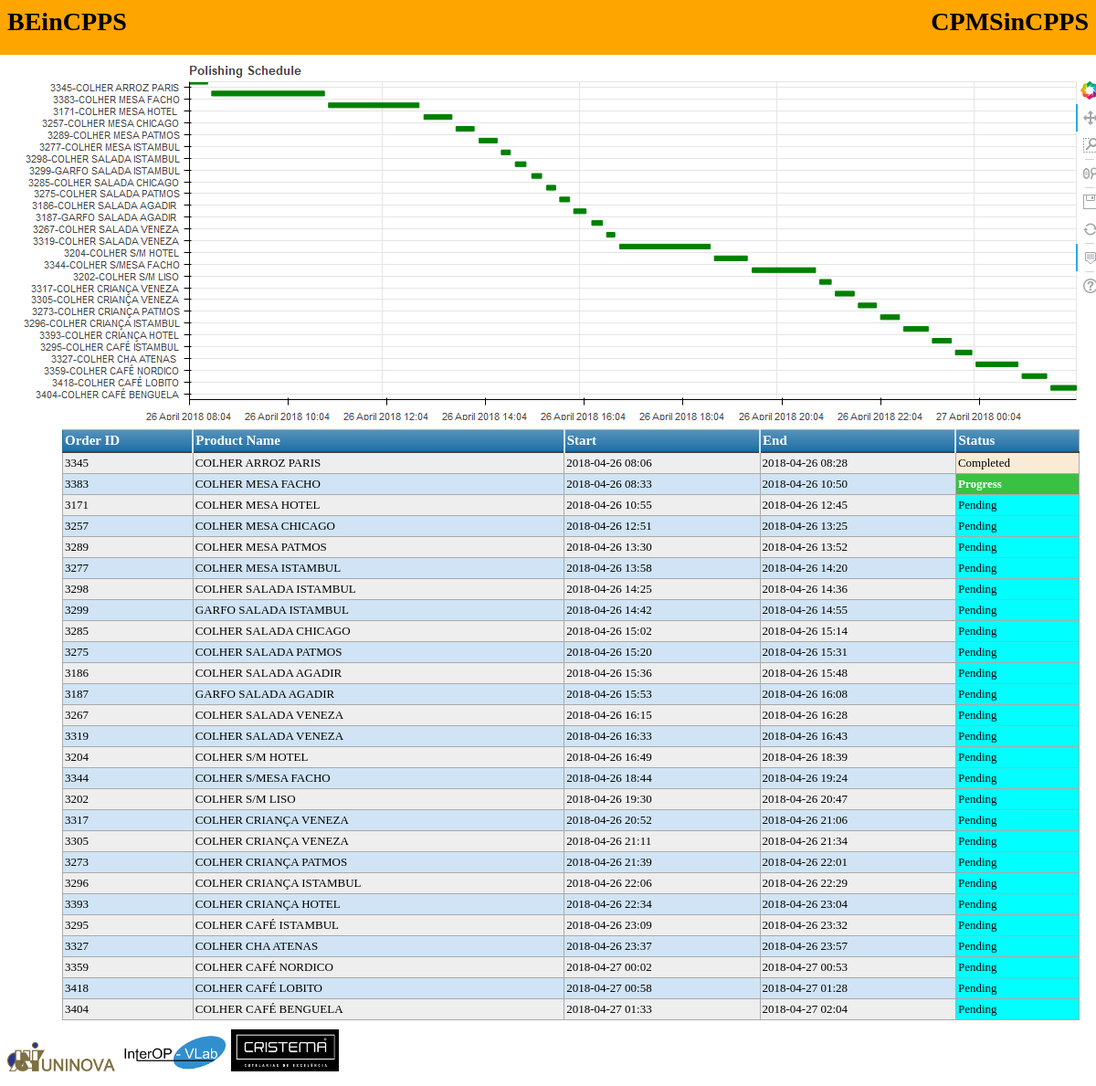
The page / on the database its author committed.
### optimizer/models.py (models this page shows, shortened)
class ScheduledActivity(models.Model):
    class Meta:
        verbose_name_plural = 'Activities'
    order_id = models.CharField(max_length=100)
    product_id = models.CharField(max_length=100)
    product_name = models.CharField(max_length=100)
    start_datetime = models.CharField(max_length=100)
    end_datetime = models.CharField(max_length=100)
    activitytype = models.CharField(max_length=1)
    status=models.CharField(max_length=1)
    created_on = models.DateTimeField(auto_now_add=True)
    last_updated_on = models.DateTimeField(auto_now=True)

### optimizer/views.py (the view)
# urls.py: path('', views.index, name='index'),
def index(request):
    return render(request, 'index.html', {'schedule': 'schedule.png', 'orders': ScheduledActivity.objects.all()})

### optimizer/views.py (called while the page is built)
@register.filter
def get_task_status(status):
    if status == '0':
        return 'Pending'
    elif status == '1':
        return 'Progress'
    else:
        return 'Completed'

### templates/index.html (shortened to what this page needs)
{% extends 'base.html' %}
{% block content %}
<div style="">
    <img style="margin-left: auto;
	margin-right: auto;
	display: block;" src="static/{{schedule}}"></img>
</div>
<div style="margin-left: 50px; padding:10px">
    <table class="blueTable">
        <thead>
        <tr>
            <th>Order ID</th>
            <th>Product Name</th>
            <th>Start</th>
            <th>End</th>
            <th>Status</th>
        </tr>
        </thead>
        <tbody>
        {% for o in orders %}
        <tr>
            <td>{{o.order_id}}</td>
            <td>{{o.product_name}}</td>
            <td>{{o.start_datetime}}</td>
            <td>{{o.end_datetime}}</td>
            <td class="{{ o.status|get_task_status }}">{{ o.status|get_task_status }}</td>
        </tr>
        {% endfor %}
        </tbody>
    </table>
</div>
{% endblock %}

### templates/base.html (shortened to what this page needs)
<!DOCTYPE html>
<html lang="en">
<head>
</head>
<body>
<header id="header" style="background: orange;
    padding: 20px;
    width: 100%;
    margin-left: -20px;
    margin-top: -20px;">
    <div style="    font-size: 28px;
    font-weight: bold;
    display: inline;">BEinCPPS</div>
    <div style="font-size: 28px;
    font-weight: bold;float:right">CPMSinCPPS</div>
</header>
<div>
    {% block content %}
    {% endblock %}
</div>
<footer id="footer">
    <div>
        <div style="display:inline; width:10%; height:10%"><img style="width:10%; height:10%" src="/static/imgs/UNINOVA_logo.png"></div>
        <div style="display:inline; width:10%; height:10%"><img style="width:10%; height:10%" src="/static/imgs/download.png"></div>
        <div style="display:inline;width:10%; height:10%"><img style="width:10%; height:10%" src="/static/imgs/cristema_logo.png"></div>
    </div>
</footer>
</body>
</html>

### templates/index.html (style rules this page uses)
table.blueTable { border: 1px solid #1C6EA4; background-color: #EEEEEE; width: 100%; text-align: left; border-collapse: collapse; }
table.blueTable td, table.blueTable th { border: 1px solid #AAAAAA; padding: 3px 2px; }
table.blueTable tbody td { font-size: 13px; }
table.blueTable tr:nth-child(even) { background: #D0E4F5; }
table.blueTable thead { background: #1C6EA4; background: -moz-linear-gradient(top, #5592bb 0%, #327cad 66%, #1C6EA4 100%); background: -webkit-linear-gradient(top, #5592bb 0%, #327cad 66%, #1C6EA4 100%); background: linear-gradient(to bottom, #5592bb 0%, #327cad 66%, #1C6EA4 100%); border-bottom: 2px solid #444444; }
table.blueTable thead th { font-size: 15px; font-weight: bold; color: #FFFFFF; border-left: 2px solid #D0E4F5; }
table.blueTable thead th:first-child { border-left: none; }
.Completed { background: antiquewhite; }
.Progress { background: #04b504ba; font-weight: bold; color: white; }
.Pending { background: aqua; }

### rows shown on the page
ScheduledActivity: order_id "3345", product_name "COLHER ARROZ PARIS", start_datetime "2018-04-26 08:06", end_datetime "2018-04-26 08:28", status|get_task_status "Completed"
ScheduledActivity: order_id "3383", product_name "COLHER MESA FACHO", start_datetime "2018-04-26 08:33", end_datetime "2018-04-26 10:50", status|get_task_status "Progress"
ScheduledActivity: order_id "3171", product_name "COLHER MESA HOTEL", start_datetime "2018-04-26 10:55", end_datetime "2018-04-26 12:45", status|get_task_status "Pending"
ScheduledActivity: order_id "3257", product_name "COLHER MESA CHICAGO", start_datetime "2018-04-26 12:51", end_datetime "2018-04-26 13:25", status|get_task_status "Pending"
ScheduledActivity: order_id "3289", product_name "COLHER MESA PATMOS", start_datetime "2018-04-26 13:30", end_datetime "2018-04-26 13:52", status|get_task_status "Pending"
ScheduledActivity: order_id "3277", product_name "COLHER MESA ISTAMBUL", start_datetime "2018-04-26 13:58", end_datetime "2018-04-26 14:20", status|get_task_status "Pending"
ScheduledActivity: order_id "3298", product_name "COLHER SALADA ISTAMBUL", start_datetime "2018-04-26 14:25", end_datetime "2018-04-26 14:36", status|get_task_status "Pending"
ScheduledActivity: order_id "3299", product_name "GARFO SALADA ISTAMBUL", start_datetime "2018-04-26 14:42", end_datetime "2018-04-26 14:55", status|get_task_status "Pending"
ScheduledActivity: order_id "3285", product_name "COLHER SALADA CHICAGO", start_datetime "2018-04-26 15:02", end_datetime "2018-04-26 15:14", status|get_task_status "Pending"
ScheduledActivity: order_id "3275", product_name "COLHER SALADA PATMOS", start_datetime "2018-04-26 15:20", end_datetime "2018-04-26 15:31", status|get_task_status "Pending"
ScheduledActivity: order_id "3186", product_name "COLHER SALADA AGADIR", start_datetime "2018-04-26 15:36", end_datetime "2018-04-26 15:48", status|get_task_status "Pending"
ScheduledActivity: order_id "3187", product_name "GARFO SALADA AGADIR", start_datetime "2018-04-26 15:53", end_datetime "2018-04-26 16:08", status|get_task_status "Pending"
ScheduledActivity: order_id "3267", product_name "COLHER SALADA VENEZA", start_datetime "2018-04-26 16:15", end_datetime "2018-04-26 16:28", status|get_task_status "Pending"
ScheduledActivity: order_id "3319", product_name "COLHER SALADA VENEZA", start_datetime "2018-04-26 16:33", end_datetime "2018-04-26 16:43", status|get_task_status "Pending"
ScheduledActivity: order_id "3204", product_name "COLHER S/M HOTEL", start_datetime "2018-04-26 16:49", end_datetime "2018-04-26 18:39", status|get_task_status "Pending"
ScheduledActivity: order_id "3344", product_name "COLHER S/MESA FACHO", start_datetime "2018-04-26 18:44", end_datetime "2018-04-26 19:24", status|get_task_status "Pending"
ScheduledActivity: order_id "3202", product_name "COLHER S/M LISO", start_datetime "2018-04-26 19:30", end_datetime "2018-04-26 20:47", status|get_task_status "Pending"
ScheduledActivity: order_id "3317", product_name "COLHER CRIANÇA VENEZA", start_datetime "2018-04-26 20:52", end_datetime "2018-04-26 21:06", status|get_task_status "Pending"
ScheduledActivity: order_id "3305", product_name "COLHER CRIANÇA VENEZA", start_datetime "2018-04-26 21:11", end_datetime "2018-04-26 21:34", status|get_task_status "Pending"
ScheduledActivity: order_id "3273", product_name "COLHER CRIANÇA PATMOS", start_datetime "2018-04-26 21:39", end_datetime "2018-04-26 22:01", status|get_task_status "Pending"
ScheduledActivity: order_id "3296", product_name "COLHER CRIANÇA ISTAMBUL", start_datetime "2018-04-26 22:06", end_datetime "2018-04-26 22:29", status|get_task_status "Pending"
ScheduledActivity: order_id "3393", product_name "COLHER CRIANÇA HOTEL", start_datetime "2018-04-26 22:34", end_datetime "2018-04-26 23:04", status|get_task_status "Pending"
ScheduledActivity: order_id "3295", product_name "COLHER CAFÉ ISTAMBUL", start_datetime "2018-04-26 23:09", end_datetime "2018-04-26 23:32", status|get_task_status "Pending"
ScheduledActivity: order_id "3327", product_name "COLHER CHA ATENAS", start_datetime "2018-04-26 23:37", end_datetime "2018-04-26 23:57", status|get_task_status "Pending"
ScheduledActivity: order_id "3359", product_name "COLHER CAFÉ NORDICO", start_datetime "2018-04-27 00:02", end_datetime "2018-04-27 00:53", status|get_task_status "Pending"
ScheduledActivity: order_id "3418", product_name "COLHER CAFÉ LOBITO", start_datetime "2018-04-27 00:58", end_datetime "2018-04-27 01:28", status|get_task_status "Pending"
ScheduledActivity: order_id "3404", product_name "COLHER CAFÉ BENGUELA", start_datetime "2018-04-27 01:33", end_datetime "2018-04-27 02:04", status|get_task_status "Pending"
